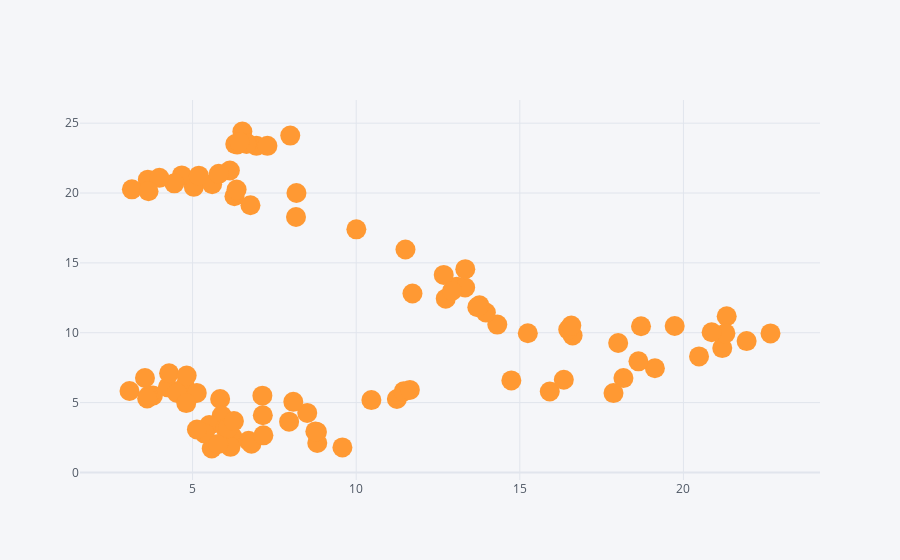

This figure's notebook cell:
### Code cell
df.iplot(x='A',y='B', mode='markers', size=20)
